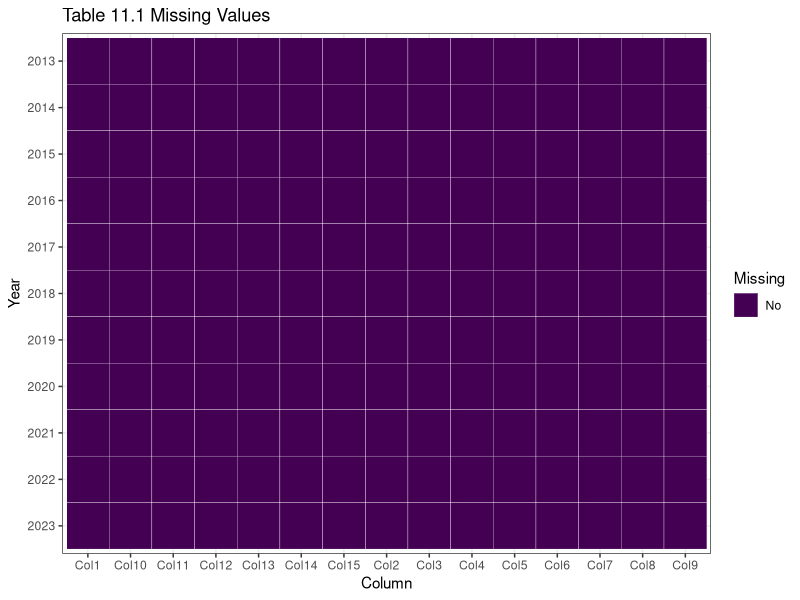
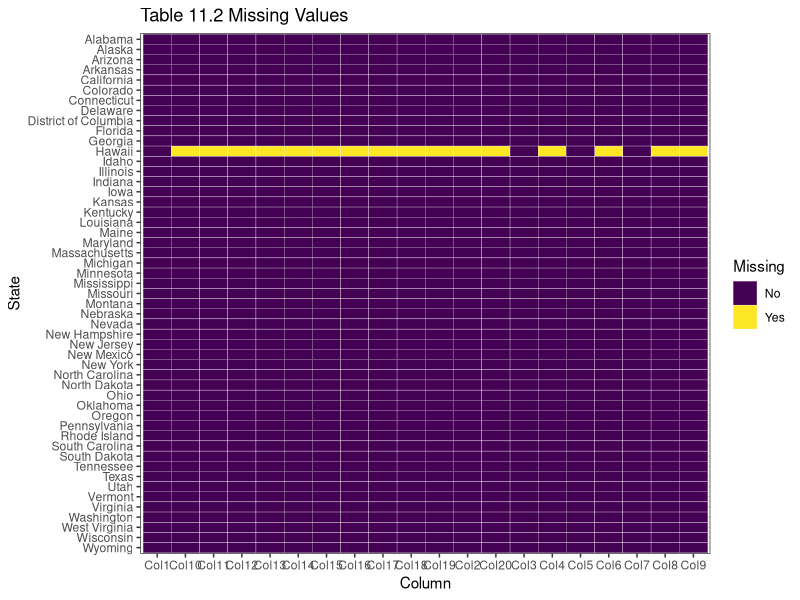
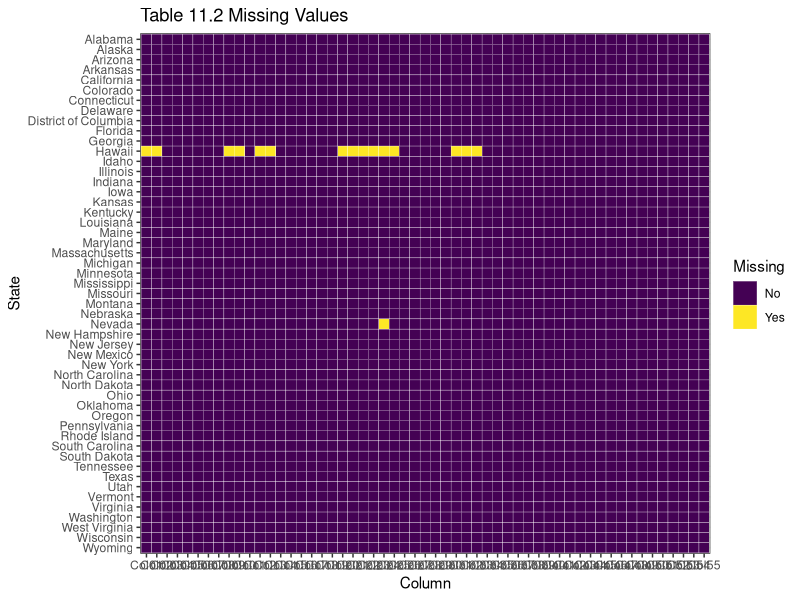

These charts were generated, in order, by the following R code:
## ---- chunk 1
# Load necessary libraries
suppressPackageStartupMessages(library(ggplot2))
suppressPackageStartupMessages(library(dplyr))
suppressPackageStartupMessages(library(tidyverse))
suppressPackageStartupMessages(library(readr))

# Load data
data1 <- read_csv('Table1.csv', show_col_types = FALSE)
data2 <- read_csv('Table2.csv', show_col_types = FALSE)
data4 <- read_csv('Table4.csv', show_col_types = FALSE)

# Prepare data for missing values plot
data1_plot <- data1 |>
  pivot_longer(cols = -Year) |>
  mutate(Missing = ifelse(is.na(value), 'Yes', 'No')) |>
  mutate(Year = as.character(Year))

data2_plot <- data2 |>
  pivot_longer(cols = -State) |>
  mutate(Missing = ifelse(is.na(value), 'Yes', 'No'))

data4_plot <- data4 |>
  pivot_longer(cols = -State) |>
  mutate(Missing = ifelse(is.na(value), 'Yes', 'No'))
## ---- chunk 2
ggplot(data1_plot, aes(x = name, y = fct_rev(Year), fill = Missing)) +
  geom_tile(color = 'white') +
  scale_fill_viridis_d() +
  labs(title = 'Table 11.1 Missing Values',
       x = 'Column',
       y = 'Year') +
  theme_bw()
## ---- chunk 3
ggplot(data2_plot, aes(x = name, y = fct_rev(State), fill = Missing)) +
  geom_tile(color = 'white') +
  scale_fill_viridis_d() +
  labs(title = 'Table 11.2 Missing Values',
       x = 'Column',
       y = 'State') +
  theme_bw()
## ---- chunk 4
ggplot(data4_plot, aes(x = name, y = fct_rev(State), fill = Missing)) +
  geom_tile(color = 'white') +
  scale_fill_viridis_d() +
  labs(title = 'Table 11.2 Missing Values',
       x = 'Column',
       y = 'State') +
  theme_bw()
